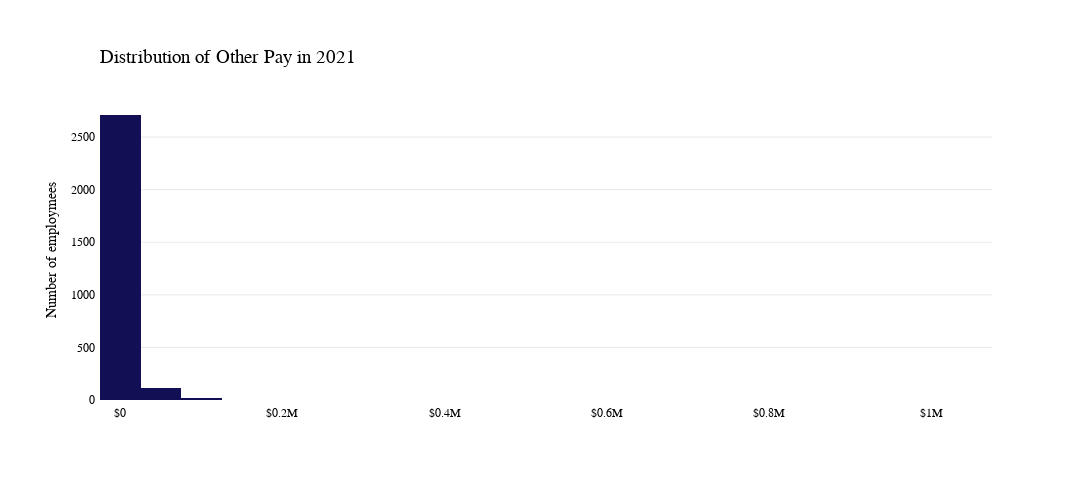

Source (notebook cell):
### Code cell
import plotly.express as px
# change the color of bars to #0055aa

# fig.update_traces(marker_color='#0055aa')


# make the background transparent in white
fig.update_layout(plot_bgcolor='rgba(0,0,0,0)')
fig = px.histogram(df, x="OTHER", nbins=50, title='<b>Distribution of Other Pay</b>', color_discrete_sequence=['#130F54'])
fig.update_layout(font_family="GT America Bold")
# change the frount of thing other than title to GT-America-Standard-regular
fig.update_xaxes(showgrid=False, gridwidth=0.5, gridcolor='LightGray')
# add the kde line

# remove the x and y labels
fig.update_xaxes(title_text='')
fig.update_yaxes(title_text='')


fig.update_layout(font=dict(family="GT America"))

# exchange the x aix and y axis
fig.update_xaxes(side="bottom")
fig.update_yaxes(side="left")

fig.update_yaxes(title_text='Number of employmees')
fig.update_yaxes(showgrid=True, gridwidth=0.5, gridcolor='LightGray')

# Font & other aesthetic stuff
fig.update_layout(
    plot_bgcolor='rgba(0,0,0,0)',
    font_family="GT America",
    font_color="black",
    xaxis_title=None,
    xaxis_tickprefix = '$',
    height=500,
    width=1100,
    margin=dict(
        l=100,
        r=100,
        b=100,
        t=100,
        pad=4
    )
    
)

# Customize title
fig.update_layout(
    title=go.layout.Title(
        text="Distribution of Other Pay in 2022",
        xref="paper",
        x=0,
        y=0.9,
        font_family="GT America Bold",
        font_size=19
    )
)


fig.show()

### Figure 1 — Plotly figure (JSON) as saved in the notebook; plotly's stock layout.template omitted (floating-point values rounded to 4 significant figures; data arrays with more than 128 entries replaced by an {"elided": "..."} marker saying what was removed)
{"data": [{"alignmentgroup": "True", "bingroup": "x", "hovertemplate": "OTHER=%{x}<br>count=%{y}<extra></extra>", "legendgroup": "", "marker": {"color": "#130F54", "pattern": {"shape": ""}}, "name": "", "nbinsx": 50, "offsetgroup": "", "orientation": "v", "showlegend": false, "type": "histogram", "x": {"elided": "3035 float values"}, "xaxis": "x", "yaxis": "y"}], "layout": {"barmode": "relative", "font": {"color": "black", "family": "GT America"}, "height": 500, "legend": {"tracegroupgap": 0}, "margin": {"b": 100, "l": 100, "pad": 4, "r": 100, "t": 100}, "plot_bgcolor": "rgba(0,0,0,0)", "title": {"font": {"family": "GT America Bold", "size": 19}, "text": "Distribution of Other Pay in 2021", "x": 0, "xref": "paper", "y": 0.9}, "width": 1100, "xaxis": {"anchor": "y", "domain": [0, 1], "gridcolor": "LightGray", "gridwidth": 0.5, "showgrid": false, "side": "bottom", "tickprefix": "$", "title": {}}, "yaxis": {"anchor": "x", "domain": [0, 1], "gridcolor": "LightGray", "gridwidth": 0.5, "showgrid": true, "side": "left", "title": {"text": "Number of employmees"}}}}
